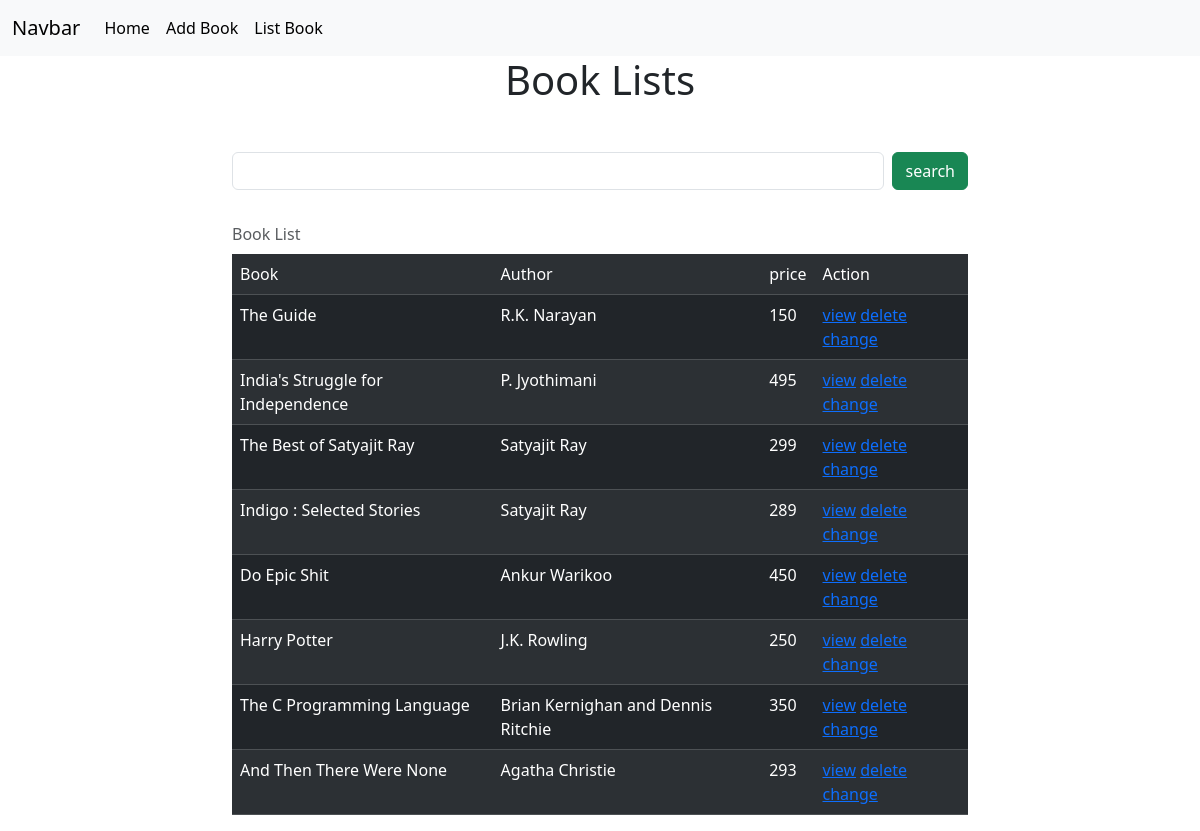
The page /book/all on the database as committed earlier.
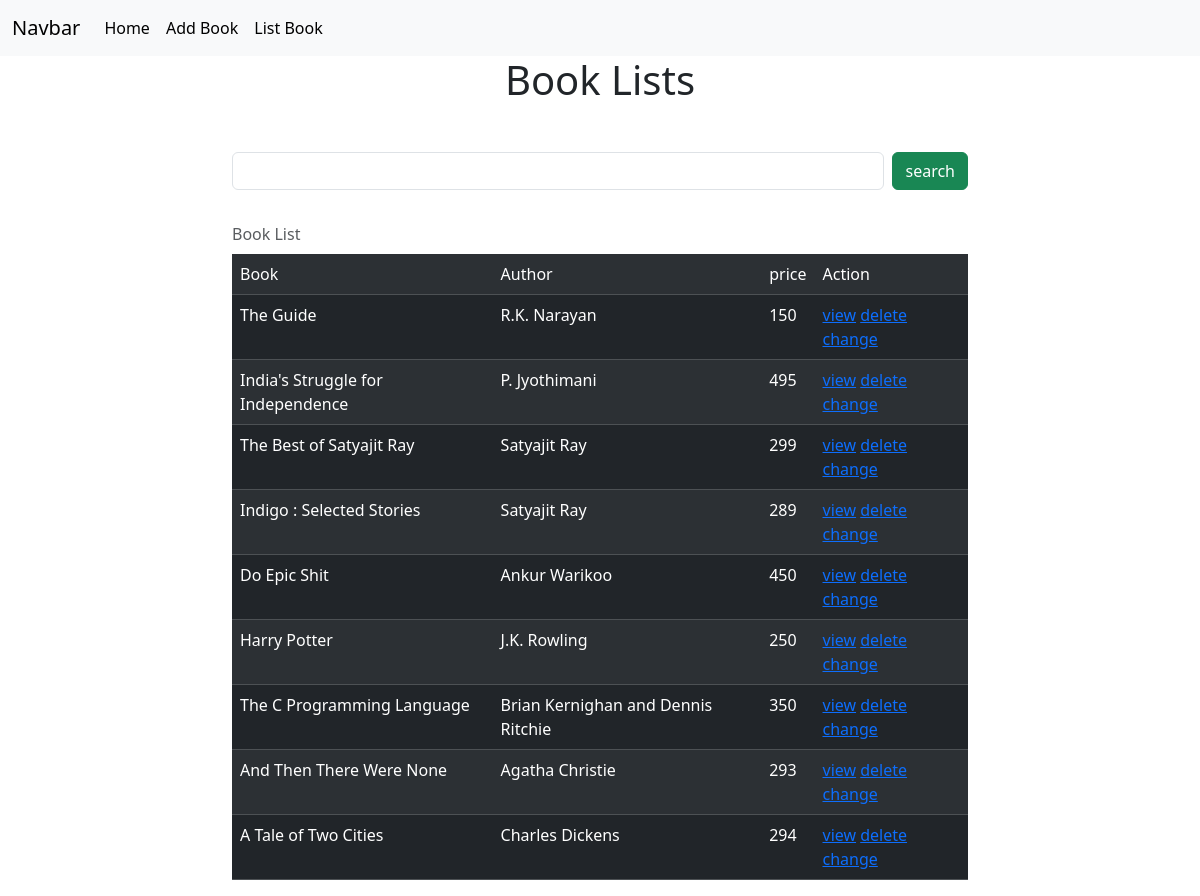
The same page on the database as committed later.
### myapps/models.py (models this page shows)
class Books(models.Model):
    book_name=models.CharField(max_length=200)
    author_name=models.CharField(max_length=200)
    price=models.PositiveIntegerField()
    pages=models.PositiveIntegerField()
    profile_pic=models.ImageField(upload_to="images",null=True)
    def __str__(self):
        return self.book_name

### myapps/views.py (the view, shortened to what this page needs)
# urls.py: path('book/all',views.BookListView.as_view(),name="book-all"),
class BookListView(View):
    def get(self,request,*args,**kwargs):
        qs=Books.objects.all()
        return render (request,"book_list.html",{"data":qs})

### myapps/templates/book_list.html (shortened to what this page needs)
{%extends 'base.html'%}
{%block body_block%}
<h1 class="text-center mb-4">Book Lists</h1>
    <div class="container mt-5">
        <div class="row">
            <div class="col-2"></div>
            <div class="col-8">
                <form action="" method="post">
                    <div class="d-flex">
                        <input type="text" name="box" class="form-control me-2">
                        <button type="submit" class="btn btn-success">search</button>
                    </div>
                </form>
            </div>
            <div class="col-2"></div>
        </div>
    </div>
    <div class="container mt-4">
        <div class="row">
            <div class="col-2"></div>
            <div class="col-8">
                <table class="table table-dark table-striped caption-top">
                    <caption>Book List</caption>
                    <tr>
                        <td>Book</td>
                        <td>Author</td>
                        <td>price</td>
                        <td>Action</td>
                    </tr>
                    {%for book in data%}
                    <tr>
                        <td>{{book.book_name}}</td>
                        <td>{{book.author_name}}</td>
                        <td>{{book.price}}</td>
                        <td>
                            <a href="{%url 'book-details' book.id%}">view</a>
                            <a href="{%url 'book-delete' book.id%}">delete</a>
                            <a href="{%url 'book-edit' book.id%}">change</a>
                        </td>
                    </tr>
                    {%endfor%}
                </table>
            </div>
            <div class="col-2"></div>
        </div>
    </div>
{%endblock%}

### myapps/templates/base.html (shortened to what this page needs)
<!DOCTYPE html>
<html lang="en">
<head>
    <link href="https://cdn.jsdelivr.net/npm/bootstrap@5.3.3/dist/css/bootstrap.min.css" rel="stylesheet">
  </head>
<body>
    <nav class="navbar navbar-expand-lg bg-body-tertiary">
        <div class="container-fluid">
          <a class="navbar-brand" href="#">Navbar</a>
          <div class="collapse navbar-collapse" id="navbarNav">
            <ul class="navbar-nav">
              <li class="nav-item">
                <a class="nav-link active" aria-current="page" href="#">Home</a>
              </li>
              <li class="nav-item">
                <a class="nav-link active" aria-current="page" href="{%url 'book-add'%}">Add Book</a>
              </li>
              <li class="nav-item">
                <a class="nav-link active" aria-current="page" href="{%url 'book-all'%}">List Book</a>
              </li>
            </ul>
          </div>
        </div>
      </nav>
{%block body_block%}
{%endblock%}
</body>
</html>

Rows that differ between the two databases and show on the page:
added Books: book_name "A Tale of Two Cities", author_name "Charles Dickens", price "294"
